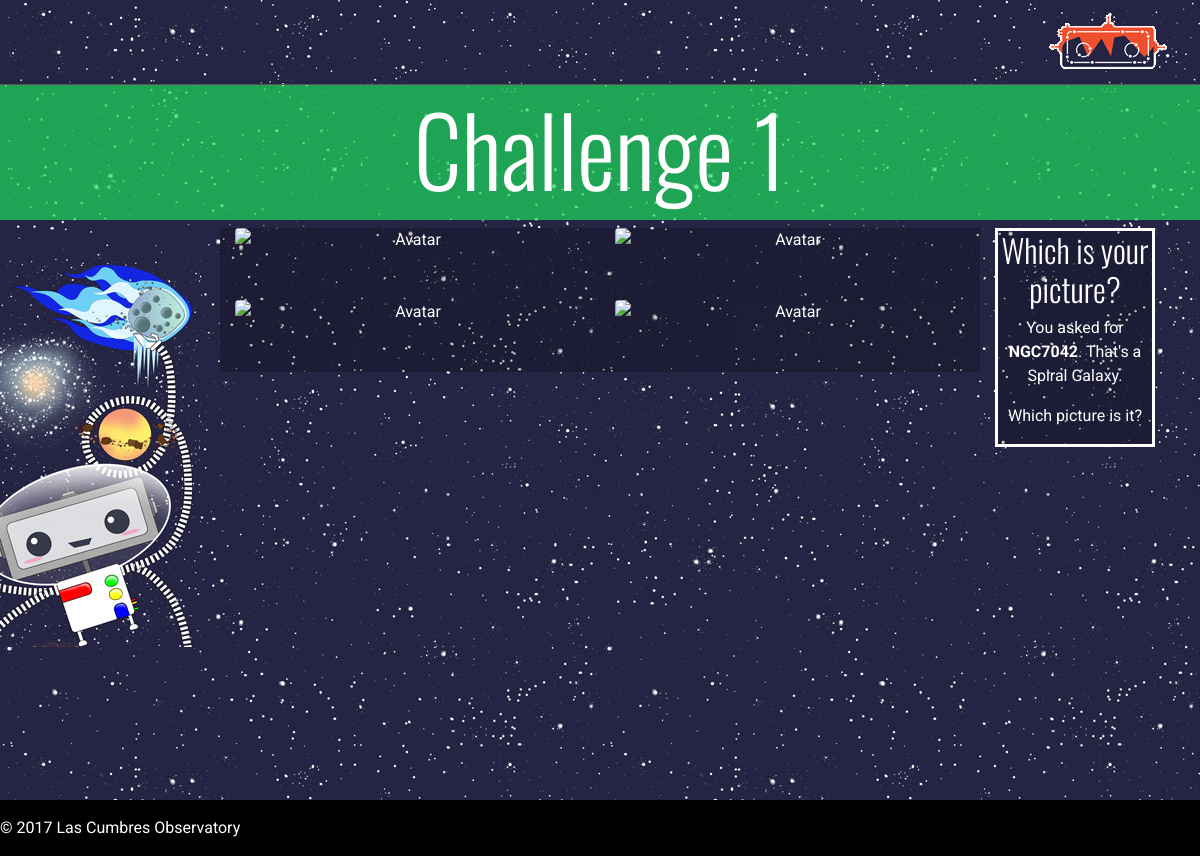
The page /challenge/1/identify/ (signed in) on the database its author committed.
### explorer/models.py (models this page shows, shortened)
class Challenge(models.Model):
    number = models.IntegerField()
    name = models.CharField(max_length=200)
    badge = models.ImageField(upload_to='badges')
    mission = models.ForeignKey(Mission)
    description = models.TextField(help_text=_("Research page info"))
    action = models.TextField()
    category = models.TextField(help_text=_("Astronomical object type"), blank=True, null=True)
    avm_code = models.CharField(max_length=50, blank=True, null=True)
    active = models.BooleanField(default=True)

### status/models.py (models this page shows, shortened)
class Progress(models.Model):
    user = models.ForeignKey(User)
    challenge = models.ForeignKey(Challenge)
    requestids = models.CharField(max_length=20)
    status = FSMField(default='New', choices=STATUS)
    last_update = models.DateTimeField(default=datetime.utcnow)
    target = models.CharField(max_length=100)
    class Meta:
        unique_together = (("user","challenge"),)

### explorer/views.py (the view)
# urls.py: url(r'^challenge/(?P<pk>[0-9]+)/start/$', ChallengeView.as_view(), {'mode':'start'}, name="start"),
class ChallengeView(DetailView):
    model = Challenge
    def get(self, request, *args, **kwargs):
        if kwargs.get('mode',None) in ['observe','analyse','identify','investigate']:
            self.template_name = "explorer/challenge-{}.html".format(kwargs['mode'])
        elif kwargs.get('mode',None) in ['failed', 'submitted', 'completed', 'start']:
            self.template_name = "explorer/challenge-message.html"
        return super(ChallengeView, self).get(request, *args, **kwargs)
    def get_context_data(self, **kwargs):
        context = super(ChallengeView, self).get_context_data(**kwargs)
        if kwargs.get('mode',None) != 'start':
            obj,created = Progress.objects.get_or_create(challenge=self.get_object(), user=self.request.user)
            context['progress'] = obj
        return context

### serol/auth_backend.py (called while the page is built)
    def get_user(self, user_id):
        try:
            return User.objects.get(pk=user_id)
        except User.DoesNotExist:
            return None

### explorer/templates/explorer/challenge-identify.html (shortened to what this page needs)
{% extends 'explorer/base.html' %}
{% load static i18n %}
{% block wrapper-class%}mission-{{object.mission.number}}-sidebar{%endblock%}
{% block main-content %}
<div class="container-fluid">
  <div class="row page-header">
    <div class="col-lg-12">
        <h1 class="display-1">{% trans "Challenge" %} {{object.number }}</h1>
    </div>
  </div>
</div>
<div class="container pt-2">
  <div class="row">
    <div class="col-md-8 offset-md-2">
      <div class="row">
        {% for i in "0123" %}
        <div class="col-sm-6 pb-5 identify-container">
        </div>
        {% endfor %}
      </div>
    </div>
    <div class="col-md-2">
      <div class=" side-panel">
      <h2>{% trans "Which is your picture?" %}</h2>
      <p>{% trans "You asked for" %} <strong>{{progress.target}}</strong>.
          {% trans "That's a" %} {{object.category}}.</p>
      <p>{% trans "Which picture is it?" %}</p>
    </div>
    </div>
  </div>
</div>
{% endblock %}

### explorer/static/explorer/css/layout.css (style rules this page uses)
html, body { height: 100%; }
body { text-align: center; font-family: 'Roboto', sans-serif; background: url('../images/serol_bg_sm.jpg') repeat fixed #2b3e50; color: #fff; }
h1, h2, h3, h4, h5, h6, .target-name { font-family: 'Oswald', sans-serif; font-weight: 300; color: #fff; }
h1 { font-size:4.5rem; }
p { font-size:2rem; }
.mission-1-sidebar .page-header { background-color:rgba(29, 220, 93, 0.7); }
.page-header h1 { margin: 5px 0 15px 0; }
.side-panel { background-color: rgba(0,0,0, 0.2); border: 3px solid #fff; }
.side-panel p { font-size:1rem; }
.identify-container { background-color: rgba(0,0,0, 0.2); }

### rows shown on the page
Challenge: number "1", category "Spiral Galaxy"
Progress: target "NGC7042"
